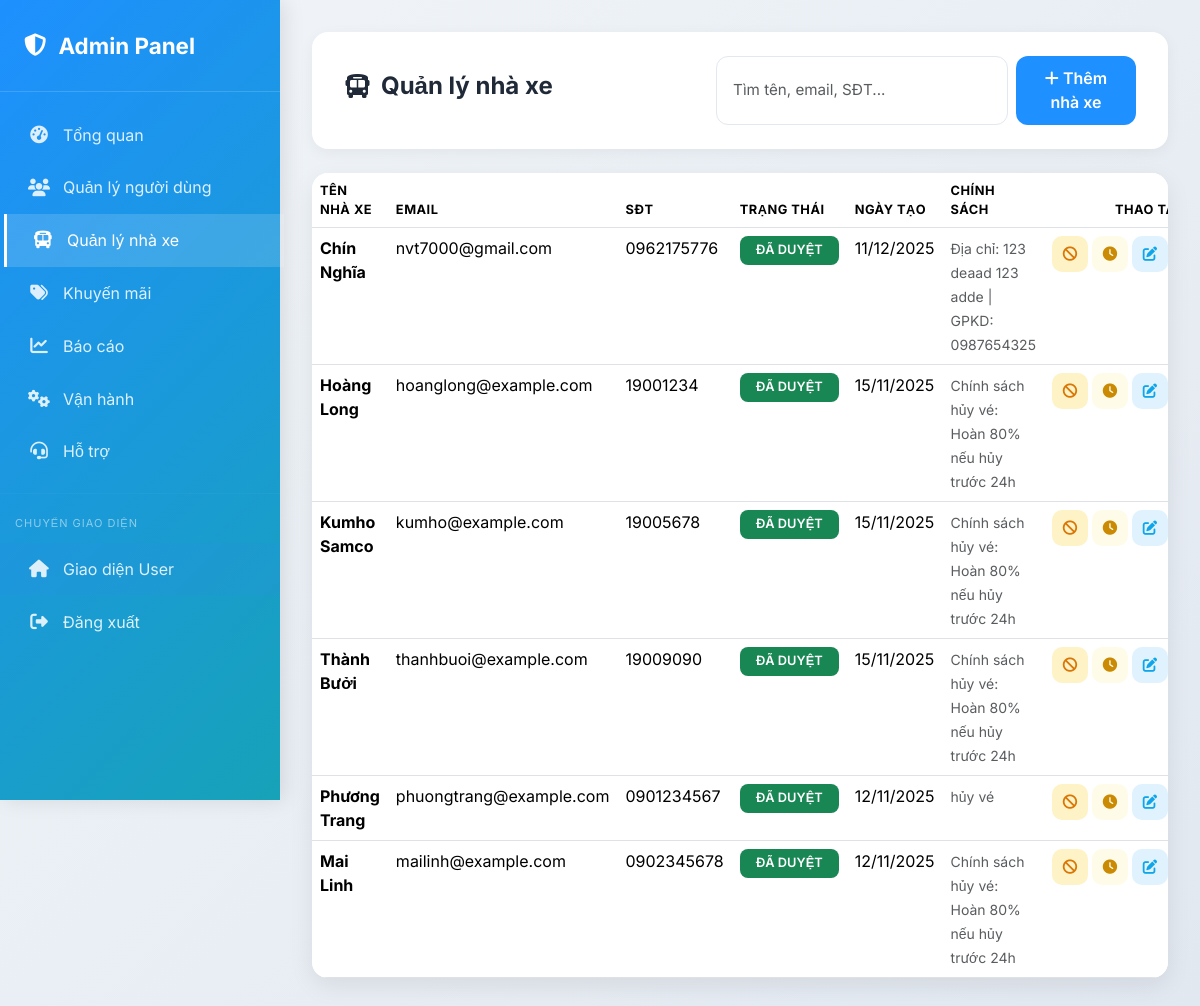
Page /admin/admin_partners.php (signed in) on the committed database.
### tables this page shows
CREATE TABLE `partners` (
  `partner_id` int(11) NOT NULL,
  `name` varchar(150) NOT NULL,
  `email` varchar(100) NOT NULL,
  `phone` varchar(15) NOT NULL,
  `password` varchar(255) NOT NULL,
  `logo_url` varchar(255) DEFAULT NULL,
  `rating` decimal(3,2) DEFAULT 4.50 COMMENT 'Đánh giá trung bình (0.00 - 5.00)',
  `policy` text DEFAULT NULL COMMENT 'Chính sách, thông tin liên hệ của nhà xe',
  `status` enum('pending','approved','suspended') NOT NULL DEFAULT 'pending',
  `created_at` timestamp NOT NULL DEFAULT current_timestamp()
);

### admin/admin_partners.php (the view, shortened to what this page needs)
<?php
$database = new Database();
$db = $database->getConnection();
$partners = [];
try {
    $stmt = $db->query("SELECT partner_id, name, email, phone, status, created_at, policy, logo_url FROM partners ORDER BY created_at DESC LIMIT 500");
    $partners = $stmt->fetchAll(PDO::FETCH_ASSOC);
} catch (Exception $e) {  }
?>
<!DOCTYPE html>
<html lang="vi">
<head>
  <link href="https://cdn.jsdelivr.net/npm/bootstrap@5.3.3/dist/css/bootstrap.min.css" rel="stylesheet">
  <link href="https://cdnjs.cloudflare.com/ajax/libs/font-awesome/6.5.0/css/all.min.css" rel="stylesheet">
</head>
<body>
  <div class="sidebar">
    <div class="brand">
      <i class="fas fa-shield-alt"></i>
      <span>Admin Panel</span>
    </div>
    <nav class="nav flex-column mt-3">
      <a class="nav-link" href="../admin/admin_dashboard.php"><i class="fas fa-gauge-high"></i><span>Tổng quan</span></a>
      <a class="nav-link" href="../admin/admin_users.php"><i class="fas fa-users"></i><span>Quản lý người dùng</span></a>
      <a class="nav-link active" href="../admin/admin_partners.php"><i class="fas fa-bus"></i><span>Quản lý nhà xe</span></a>
      <a class="nav-link" href="../admin/admin_promotions.php"><i class="fas fa-tags"></i><span>Khuyến mãi</span></a>
      <a class="nav-link" href="../admin/admin_reports.php"><i class="fas fa-chart-line"></i><span>Báo cáo</span></a>
      <a class="nav-link" href="../admin/admin_operations.php"><i class="fas fa-cogs"></i><span>Vận hành</span></a>
      <a class="nav-link" href="../admin/admin_feedback.php"><i class="fas fa-headset"></i><span>Hỗ trợ</span></a>
      <hr style="border-color: rgba(255,255,255,0.1); margin: 15px 0;">
      <div style="padding: 0 15px; margin-bottom: 10px;">
        <small style="color: rgba(255,255,255,0.5); font-size: 11px; text-transform: uppercase; letter-spacing: 1px;">Chuyển giao diện</small>
      </div>
      <a class="nav-link" href="../index.php" style="background: rgba(59, 130, 246, 0.1);"><i class="fas fa-home"></i><span>Giao diện User</span></a>
      <a class="nav-link" href="../auth/logout.php"><i class="fas fa-sign-out-alt"></i><span>Đăng xuất</span></a>
    </nav>
  </div>
  <div class="main-content">
    <div class="page-header fade-in-up">
      <h1 class="page-title">
        <i class="fas fa-bus"></i> Quản lý nhà xe
      </h1>
      <div class="d-flex gap-2">
        <input id="partnerSearch" class="form-control search-input" placeholder="Tìm tên, email, SĐT...">
        <button class="btn btn-primary" data-bs-toggle="modal" data-bs-target="#addPartnerModal">
          <i class="fas fa-plus"></i> Thêm nhà xe
        </button>
      </div>
    </div>
    <div class="table-card fade-in-up">
      <div class="table-responsive">
        <table class="table table-hover mb-0" id="partnersTable">
          <thead>
            <tr>
              <th>Tên nhà xe</th>
              <th>Email</th>
              <th>SĐT</th>
              <th>Trạng thái</th>
              <th>Ngày tạo</th>
              <th>Chính sách</th>
              <th class="text-center">Thao tác</th>
            </tr>
          </thead>
          <tbody>
            <?php foreach ($partners as $p): ?>
            <tr>
              <td><strong><?= htmlspecialchars($p['name']) ?></strong></td>
              <td><?= htmlspecialchars($p['email']) ?></td>
              <td><?= htmlspecialchars($p['phone'] ?: '—') ?></td>
              <td>
                <?php
                  $badgeClass = $p['status']==='approved' ? 'bg-success' : ($p['status']==='pending' ? 'bg-warning text-dark' : 'bg-danger');
                  $label = $p['status']==='approved' ? 'ĐÃ DUYỆT' : ($p['status']==='pending' ? 'CHỜ DUYỆT' : 'TẠM KHÓA');
                ?>
                <span class="badge <?= $badgeClass ?> px-3 py-2"><?= $label ?></span>
              </td>
              <td><?= date('d/m/Y', strtotime($p['created_at'])) ?></td>
              <td><small class="text-muted"><?= htmlspecialchars($p['policy'] ?? '—') ?></small></td>
              <td class="text-center">
                <div class="d-flex justify-content-center gap-1">
                  <?php if ($p['status'] !== 'suspended'): ?>
                  <form method="POST" class="d-inline">
                    <button type="submit" class="action-btn btn-suspend" title="Tạm khóa">
                      <i class="fas fa-ban"></i>
                    </button>
                  </form>
                  <?php endif; ?>
                  <?php if ($p['status'] !== 'pending'): ?>
                  <form method="POST" class="d-inline">
                    <button type="submit" class="action-btn btn-pending" title="Chờ duyệt">
                      <i class="fas fa-clock"></i>
                    </button>
                  </form>
                  <?php endif; ?>
                  <button class="action-btn btn-edit" data-bs-toggle="modal" data-bs-target="#editPartnerModal"
                          data-id="<?= $p['partner_id'] ?>"
                          data-name="<?= htmlspecialchars($p['name']) ?>"
                          data-email="<?= htmlspecialchars($p['email']) ?>"
                          data-phone="<?= htmlspecialchars($p['phone']) ?>"
                          data-policy="<?= htmlspecialchars($p['policy'] ?? '') ?>"
                          data-logo="<?= htmlspecialchars($p['logo_url'] ?? '') ?>" title="Chỉnh sửa">
                    <i class="fas fa-edit"></i>
                  </button>
                </div>
              </td>
            </tr>
            <?php endforeach; ?>
          </tbody>
        </table>
      </div>
    </div>
  </div>
</body>
</html>

### admin/admin_partners.php (style rules this page uses)
:root { --primary: #1E90FF; --primary-hover: #1873CC; --secondary: #17a2b8; --success: #10b981; --danger: #ef4444; --warning: #f59e0b; --info: #0dcaf0; --dark: #1f2937; --light: #f8fafc; --gray: #94a3b8; --border: #e2e8f0; }
* { font-family: 'Inter', sans-serif; }
body { background: linear-gradient(135deg, #f1f5f9 0%, #e2e8f0 100%); min-height: 100vh; }
.sidebar { position: fixed; top: 0; left: 0; width: 280px; height: 100vh; background: linear-gradient(135deg, var(--primary) 0%, var(--secondary) 100%); color: white; z-index: 1000; box-shadow: 4px 0 20px rgba(0,0,0,0.1); transition: all 0.3s ease; }
.brand { padding: 1.8rem 1.5rem; font-weight: 700; font-size: 1.4rem; border-bottom: 1px solid rgba(255,255,255,0.15); display: flex; align-items: center; gap: 12px; }
.nav-link { color: rgba(255,255,255,0.85); padding: 0.9rem 1.5rem; display: flex; align-items: center; gap: 12px; transition: all 0.25s ease; border-left: 3px solid transparent; }
.nav-link:hover, .nav-link.active { background: rgba(255,255,255,0.15); color: white; border-left-color: white; transform: translateX(4px); }
.nav-link i { font-size: 1.1rem; width: 24px; text-align: center; }
.main-content { margin-left: 280px; padding: 2rem; transition: all 0.3s ease; }
.page-header { background: white; padding: 1.5rem 2rem; border-radius: 16px; box-shadow: 0 4px 15px rgba(0,0,0,0.05); margin-bottom: 1.5rem; display: flex; justify-content: space-between; align-items: center; flex-wrap: wrap; gap: 1rem; }
.page-title { font-weight: 700; color: var(--dark); font-size: 1.5rem; display: flex; align-items: center; gap: 10px; }
.search-input { max-width: 380px; border-radius: 12px; padding: 0.65rem 1rem; border: 1.5px solid var(--border); font-size: 0.95rem; }
.btn-primary { background: var(--primary); border: none; border-radius: 12px; padding: 0.65rem 1.3rem; font-weight: 600; transition: all 0.3s ease; }
.action-btn { width: 36px; height: 36px; border-radius: 10px; display: inline-flex; align-items: center; justify-content: center; font-size: 0.9rem; transition: all 0.2s ease; border: none; }
.btn-suspend { background: #fef3c7; color: #d97706; }
.btn-pending { background: #fefce8; color: #ca8a04; }
.btn-edit { background: #e0f2fe; color: #0ea5e9; }
.table-card { background: white; border-radius: 16px; box-shadow: 0 8px 25px rgba(0,0,0,0.08); overflow: hidden; transition: all 0.3s ease; }
.table thead { background: #f8fafc; font-weight: 600; text-transform: uppercase; font-size: 0.8rem; letter-spacing: 0.5px; color: #64748b; }
.table tbody tr { transition: all 0.2s; }
.badge { font-weight: 600; padding: 0.4em 0.8em; border-radius: 8px; font-size: 0.8rem; }
.form-control, .form-select, .form-control[readonly] { border-radius: 12px; border: 1.5px solid var(--border); padding: 0.65rem 1rem; font-size: 0.95rem; }
.fade-in-up { animation: fadeInUp 0.5s ease-out; }

### rows in the picture
partners: name "Chín Nghĩa", email "nvt7000@gmail.com", phone "0962175776", status "ĐÃ DUYỆT", created_at "11/12/2025", policy "Địa chỉ: 123 deaad 123 adde | GPKD: 0987654325"
partners: name "Hoàng Long", email "hoanglong@example.com", phone "19001234", status "ĐÃ DUYỆT", created_at "15/11/2025", policy "Chính sách hủy vé: Hoàn 80% nếu hủy trước 24h"
partners: name "Kumho Samco", email "kumho@example.com", phone "19005678", status "ĐÃ DUYỆT", created_at "15/11/2025", policy "Chính sách hủy vé: Hoàn 80% nếu hủy trước 24h"
partners: name "Thành Bưởi", email "thanhbuoi@example.com", phone "19009090", status "ĐÃ DUYỆT", created_at "15/11/2025", policy "Chính sách hủy vé: Hoàn 80% nếu hủy trước 24h"
partners: name "Phương Trang", email "phuongtrang@example.com", phone "0901234567", status "ĐÃ DUYỆT", created_at "12/11/2025", policy "hủy vé"
partners: name "Mai Linh", email "mailinh@example.com", phone "0902345678", status "ĐÃ DUYỆT", created_at "12/11/2025", policy "Chính sách hủy vé: Hoàn 80% nếu hủy trước 24h"
